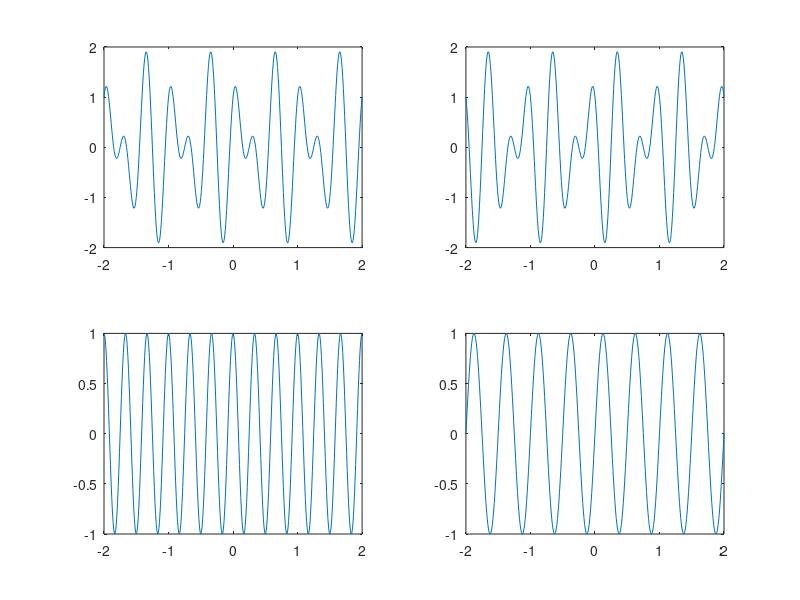
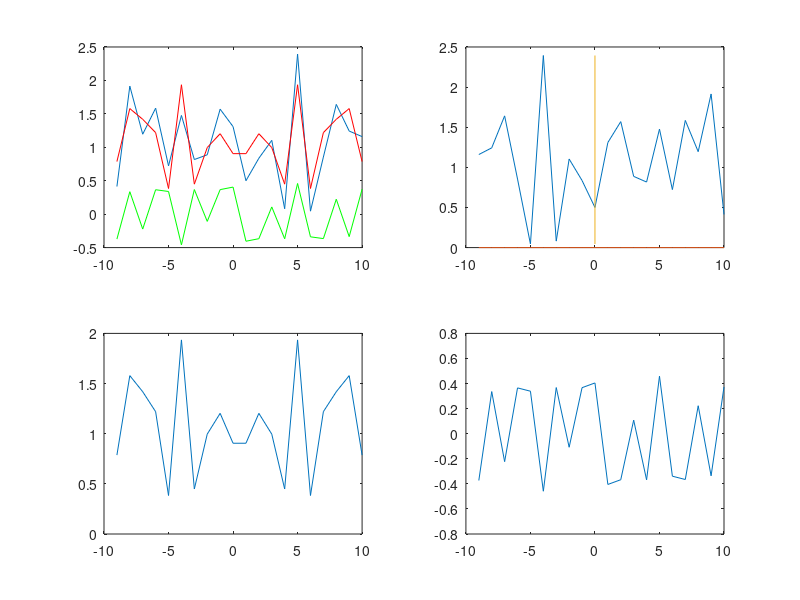

MATLAB code for these plots, in order:
%using sin and cos to illustrate odd and even number
t=-2:0.01:2;
y_o=sin(2*pi*2*t);
y_e=cos(2*pi*3*t);
y=y_o+y_e;%simulation signal with even and odd numbers

%time reversal ofthe signal
y_r=y(length(y):-1:1);
% even signal=(y+y_r)/2 
% even signal=(y-y_r)/2 
y_e1=(y+y_r)/2;
y_o1=(y-y_r)/2;

subplot(221);
%plot(t,y_o)
%plot(t,y_e)
plot(t,y);
subplot(222);
plot(t,y_r);
subplot(223);
plot(t,y_e1);
subplot(224);
plot(t,y_o1);


%any signal
y_t=2*rand(1,10);
y1=y_t(length(y_t):-1:1);
y_e=[y1 y_t];

y_t1=rand(1,10)-0.5;
y2=y_t1(length(y_t1):-1:1);
y_o=[-1*y2 y_t1];
y=y_o+y_e; %simulation of y=summation of odd and even signals
t=(1:length(y))-length(y)/2;


y_r=y(length(y):-1:1);
y_e1=(y+y_r)/2;
y_o1=(y-y_r)/2;
figure
subplot(221);
plot(t,y); hold on
plot(t,y_e,'r',t,y_o,'g');
subplot(222);
plot(t,y_r);hold on
plot(t,zeros(size(t)));
plot([0 0], [min(y_r) max(y_r)]);
subplot(223);
plot(t,y_e1);
subplot(224);
plot(t,y_o1);


